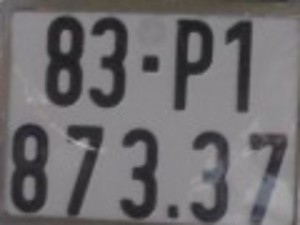
#> input picture plate01.jpg, 300 x 225 px, given in place of 00003526_92C12684.jpg.jpg, which was not available
$ jupyter execute --allow-errors 'code 2.1.ipynb'
#> lines starting #> are read from the running program, lines starting #| are printed output that depends on the picture; after the words box and inside, x2 and y2 are one past the last pixel; in counts of white or black regions, pixels touching at a corner belong together; pictures that were not available may be replaced by others from this repository, and a replacement may not be noted
[cell 1]
import cv2
import matplotlib.pyplot as plt
import numpy as np
import functools

[cell 2]
image = cv2.imread('D:/Bui Tuan/License Plate Recognition (NDBSX)/plate_car/plate_car/00003526_92C12684.jpg.jpg')
#> image is the input picture: shape (225, 300, 3); mean B, G, R 110.8, 108.5, 110.8
cv2.imshow('image',image)

[cell 3]
plt.imshow(image)
plt.show()

[cell 4]
image.shape
#> Out = (225, 300, 3)

#> (a cell that did not finish here is left out)

[cell 6]
gray = cv2.cvtColor(image, cv2.COLOR_BGR2GRAY)

[cell 7]
gray.shape
#> Out = (225, 300)

[cell 8]
plt.imshow(gray)

[cell 9]
image1 = cv2.imread('D:/Bui Tuan/Iopen.jpg')
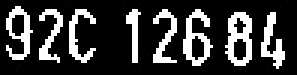
#> input picture Iopen.jpg, 99 x 25 px, found by its file name (shown 3 times larger)
#> image1 is the input picture: shape (25, 99, 3); min 0, max 255, mean 56.9

#> (a cell that did not finish here is left out)

#> (a cell that did not finish here is left out)

#> (a cell that did not finish here is left out)

#> (a cell that did not finish here is left out)

[cell 14]
dim = (422,107)

#> (a cell that did not finish here is left out)

#> (a cell that did not finish here is left out)

#> (a cell that did not finish here is left out)

[cell 18]
# Apply Gaussian blurring and thresholding
# to reveal the characters on the license plate
#sử dụng gaussian và ngưỡng
#làm nổi các ký tự
blurred = cv2.GaussianBlur(gray, (5, 5), 0)
thresh = cv2.adaptiveThreshold(blurred, 255,
	cv2.ADAPTIVE_THRESH_MEAN_C, cv2.THRESH_BINARY_INV, 45, 15)
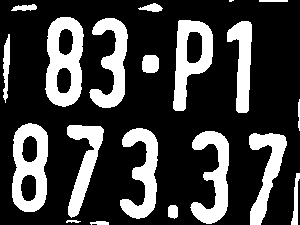
#> thresh: shape (225, 300); 25.4% white; 20 white regions (1 under 20 px), largest, box (x1, y1, x2, y2) and area: (45, 17, 84, 107) 2269, (12, 123, 48, 212) 2093, (173, 20, 213, 111) 1847

[cell 19]
plt.imshow(blurred)
plt.show()

[cell 20]
plt.imshow(thresh)
plt.show()

[cell 21]
plt.imshow(gray)
plt.show()

[cell 22]
# Perform connected components analysis on the thresholded images and
# initialize the mask to hold only the components we are interested in
_, labels = cv2.connectedComponents(thresh)
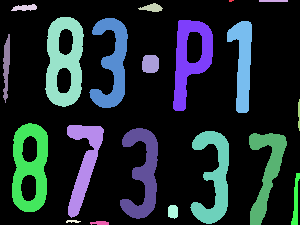
#> labels: shape (225, 300) int32; 21 distinct labels, from 0 to 20; one colour per label, 0 black
mask = np.zeros(thresh.shape, dtype="uint8")

[cell 23]
# Set lower bound and upper bound criteria for characters
total_pixels = image.shape[0] * image.shape[1]
#> total_pixels = 67500
lower = total_pixels // 70 # heuristic param, can be fine tuned if necessary
#> lower = 964
upper = total_pixels // 20 # heuristic param, can be fine tuned if necessary
#> upper = 3375

[cell 24]
# Loop over the unique components
for (i, label) in enumerate(np.unique(labels)):
	# If this is the background label, ignore it
	if label == 0:
		continue

	# Otherwise, construct the label mask to display only connected component
	# for the current label
	labelMask = np.zeros(thresh.shape, dtype="uint8")
	labelMask[labels == label] = 255
	numPixels = cv2.countNonZero(labelMask)

	# If the number of pixels in the component is between lower bound and upper bound,
	# add it to our mask
	if numPixels > lower and numPixels < upper:
		mask = cv2.add(mask, labelMask)
#> this loop made 21 passes
#> numPixels on passes 2 to 13: 8, 58, 132, 122, 2269, 1704, 1847, 1320, 314, 277, 54, 2093
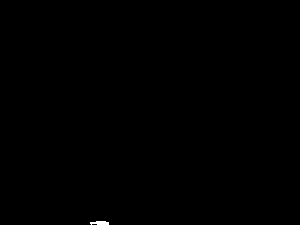
#> labelMask: shape (225, 300); 0.09% white; 1 white region, box (x1, y1, x2, y2) and area: (90, 221, 109, 225) 61
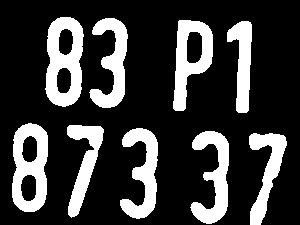
#> mask: shape (225, 300); 23.3% white; 9 white regions

[cell 25]
print(mask)
#> (printed output is left out)

[cell 26]
plt.imshow(mask)
plt.show

[cell 27]
# Find contours and get bounding box for each contour
cnts, _ = cv2.findContours(mask.copy(), cv2.RETR_EXTERNAL, cv2.CHAIN_APPROX_SIMPLE)
#> cnts = 9 contours; largest, box (x1, y1, x2, y2) and area: (45, 17, 84, 107) 2766, (12, 123, 48, 212) 2635, (173, 20, 213, 111) 2154, (190, 131, 229, 224) 1650, (120, 128, 158, 219) 1614
boundingBoxes = [cv2.boundingRect(c) for c in cnts]
#> boundingBoxes = [(249, 133, 38, 92), (190, 131, 39, 93), (120, 128, 38, 91), (67, 125, 37, 93), (12, 123, 36, 89), (227, 21, 25, 92), (173, 20, 40, 91), (89, 18, 39, 90), (45, 17, 39, 90)]

[cell 28]
# Sort the bounding boxes from left to right, top to bottom
# sort by Y first, and then sort by X if Ys are similar
def compare(rect1, rect2):
    if abs(rect1[1] - rect2[1]) > 10:
        return rect1[1] - rect2[1]
    else:
        return rect1[0] - rect2[0]
boundingBoxes = sorted(boundingBoxes, key=functools.cmp_to_key(compare) )
#> boundingBoxes = [(45, 17, 39, 90), (89, 18, 39, 90), (173, 20, 40, 91), (227, 21, 25, 92), (12, 123, 36, 89), (67, 125, 37, 93), (120, 128, 38, 91), (190, 131, 39, 93), (249, 133, 38, 92)]

[cell 29]
plt.imshow(mask)
plt.show()
print('number box:', len(boundingBoxes))
#| number box: 9

[cell 30]
plt.imshow(labels)

[cell 31]
plt.imshow(mask)

[cell 32]
len(cnts)
#> Out = 9
